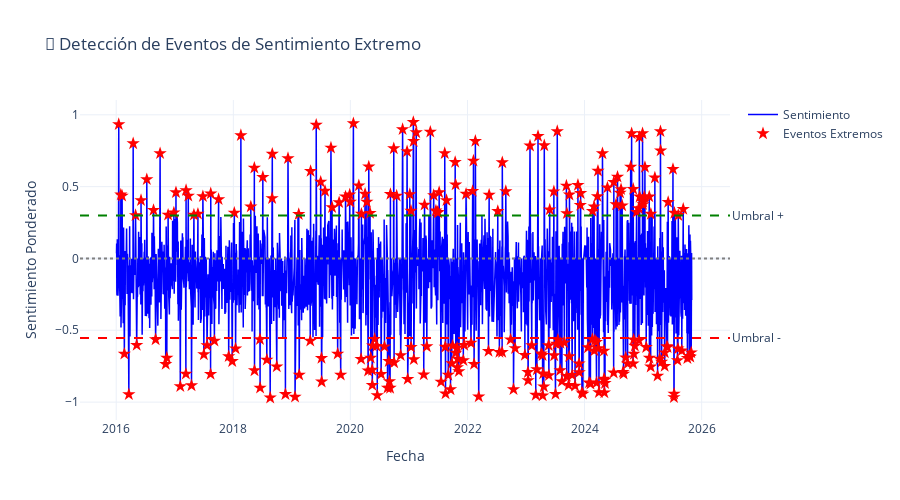

Notebook cell for this chart:
### Code cell
# Visualizar eventos extremos
fig = go.Figure()

# Sentimiento completo
fig.add_trace(go.Scatter(
    x=sentimiento_diario.index,
    y=sentimiento_diario['sentiment_weighted'],
    mode='lines',
    name='Sentimiento',
    line=dict(color='blue', width=1.5)
))

# Eventos extremos
fig.add_trace(go.Scatter(
    x=dias_extremos.index,
    y=dias_extremos['sentiment_weighted'],
    mode='markers',
    name='Eventos Extremos',
    marker=dict(color='red', size=10, symbol='star')
))

# Umbrales
fig.add_hline(y=threshold_positive, line_dash="dash", line_color="green", 
              annotation_text="Umbral +", annotation_position="right")
fig.add_hline(y=threshold_negative, line_dash="dash", line_color="red", 
              annotation_text="Umbral -", annotation_position="right")
fig.add_hline(y=0, line_dash="dot", line_color="gray")

fig.update_layout(
    title='🚨 Detección de Eventos de Sentimiento Extremo',
    xaxis_title='Fecha',
    yaxis_title='Sentimiento Ponderado',
    template='plotly_white',
    height=500,
    hovermode='x unified'
)

fig.show()

### Figure 1 — Plotly figure (JSON) as saved in the notebook; plotly's stock layout.template omitted (floating-point values rounded to 4 significant figures; data arrays with more than 128 entries replaced by an {"elided": "..."} marker saying what was removed)
{"data": [{"line": {"color": "blue", "width": 1.5}, "mode": "lines", "name": "Sentimiento", "type": "scatter", "x": {"elided": "2273 str values"}, "y": {"elided": "2273 float values"}}, {"marker": {"color": "red", "size": 10, "symbol": "star"}, "mode": "markers", "name": "Eventos Extremos", "type": "scatter", "x": {"elided": "269 str values"}, "y": {"elided": "269 float values"}}], "layout": {"annotations": [{"showarrow": false, "text": "Umbral +", "x": 1, "xanchor": "left", "xref": "x domain", "y": 0.2989, "yanchor": "middle", "yref": "y"}, {"showarrow": false, "text": "Umbral -", "x": 1, "xanchor": "left", "xref": "x domain", "y": -0.5532, "yanchor": "middle", "yref": "y"}], "height": 500, "hovermode": "x unified", "shapes": [{"line": {"color": "green", "dash": "dash"}, "type": "line", "x0": 0, "x1": 1, "xref": "x domain", "y0": 0.2989, "y1": 0.2989, "yref": "y"}, {"line": {"color": "red", "dash": "dash"}, "type": "line", "x0": 0, "x1": 1, "xref": "x domain", "y0": -0.5532, "y1": -0.5532, "yref": "y"}, {"line": {"color": "gray", "dash": "dot"}, "type": "line", "x0": 0, "x1": 1, "xref": "x domain", "y0": 0, "y1": 0, "yref": "y"}], "title": {"text": "🚨 Detección de Eventos de Sentimiento Extremo"}, "xaxis": {"title": {"text": "Fecha"}}, "yaxis": {"title": {"text": "Sentimiento Ponderado"}}}}
